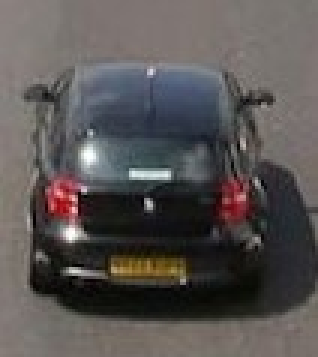
#> input picture images/estrada1.jpg, 106 x 119 px, found by its file name (shown 3 times larger)
$ python bg_remover_openCV.py   (older library calls are emulated)
#> lines starting #> are read from the running program, lines starting #| are printed output that depends on the picture; after the words box and inside, x2 and y2 are one past the last pixel; in counts of white or black regions, pixels touching at a corner belong together
import numpy as np
import cv2
import matplotlib.pyplot as plt

img = cv2.imread('estrada1.jpg')
#> img is the input picture: shape (119, 106, 3); mean B, G, R 83.2, 84.5, 89

blurred = cv2.GaussianBlur(img, (3, 3), 0)


def edgedetect(channel):
    sobelX = cv2.Sobel(channel, cv2.CV_16S, 1, 0)
    sobelY = cv2.Sobel(channel, cv2.CV_16S, 0, 1)
    sobel = np.hypot(sobelX, sobelY)

    sobel[sobel > 255] = 255
    return sobel

def findSignificantContours (img, edgeImg):
    contours, hierarchy = cv2.findContours(edgeImg, cv2.RETR_TREE, cv2.CHAIN_APPROX_SIMPLE)

    # Find level 1 contours
    level1 = []
    for i, tupl in enumerate(hierarchy[0]):
        # Each array is in format (Next, Prev, First child, Parent)
        # Filter the ones without parent
        if tupl[3] == -1:
            tupl = np.insert(tupl, 0, [i])
            level1.append(tupl)

    significant = []
    tooSmall = edgeImg.size * 5 / 100 # If contour isn't covering 5% of total area of image then it probably is too small
    for tupl in level1:
        contour = contours[tupl[0]];
        area = cv2.contourArea(contour)
        if area > tooSmall:
            significant.append([contour, area])

            # Draw the contour on the original image
            cv2.drawContours(img, [contour], 0, (0,255,0),2, cv2.LINE_AA, maxLevel=1)

    significant.sort(key=lambda x: x[1])
    #print ([x[1] for x in significant]);
    return [x[0] for x in significant];

edgeImg = np.max( np.array([ edgedetect(blurred[:,:, 0]), edgedetect(blurred[:,:, 1]), edgedetect(blurred[:,:, 2]) ]), axis=0 )
#> in edgedetect, `sobel[sobel > 255] = 255`: sobel: shape (119, 106) float32; min 0, max 255, mean 45.6
#> in edgedetect (call 2), `sobel[sobel > 255] = 255`: sobel: shape (119, 106) float32; min 0, max 255, mean 46.9
#> in edgedetect (call 3), `sobelX = cv2.Sobel(channel, cv2.CV_16S, 1, 0)`:
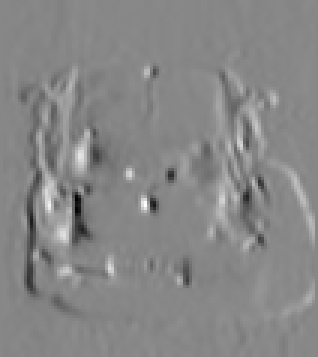
#> sobelX: shape (119, 106) int16 (shown 3 times larger); min -501, max 441, mean -1.9; drawn with min black and max white
#> in edgedetect (call 3), `sobelY = cv2.Sobel(channel, cv2.CV_16S, 0, 1)`:
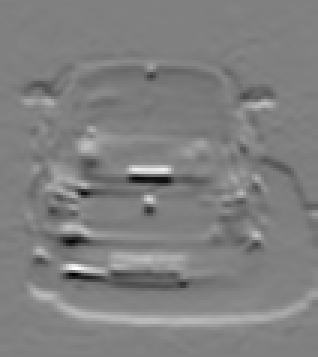
#> sobelY: shape (119, 106) int16 (shown 3 times larger); min -511, max 503, mean -0.4; drawn with min black and max white
#> in edgedetect (call 3), `sobel = np.hypot(sobelX, sobelY)`:
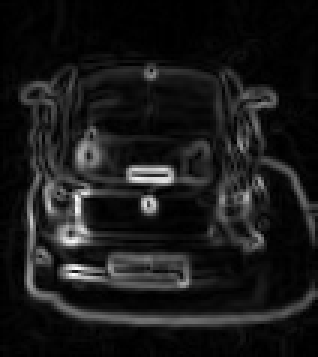
#> sobel: shape (119, 106) float32 (shown 3 times larger); min 0, max 515.6, mean 51.7; drawn with min black and max white
#> in edgedetect (call 3), `sobel[sobel > 255] = 255`:
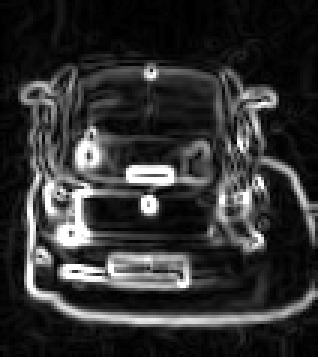
#> sobel: shape (119, 106) float32 (shown 3 times larger); 2.41% of pixels changed, all inside (x1, y1, x2, y2) = (9, 24, 88, 98)
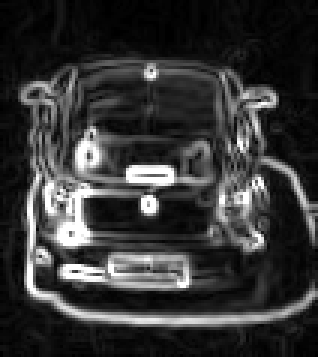
#> edgeImg: shape (119, 106) float32 (shown 3 times larger); min 0, max 255, mean 53.7


mean = np.mean(edgeImg)
#> mean = 53.72
# Zero any value that is less than mean. This reduces a lot of noise.
edgeImg[edgeImg <= mean] = 0
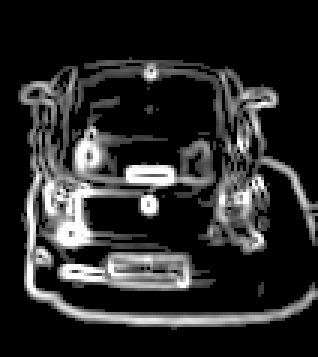
#> edgeImg: shape (119, 106) float32 (shown 3 times larger); min 0, max 255, mean 41.4
#kernel = cv2.getStructuringElement(cv2.MORPH_CROSS,(3,3))
#edgeImg = cv2.morphologyEx(edgeImg, cv2.MORPH_OPEN, kernel)

edgeImg_8u = np.asarray(edgeImg, np.uint8)

# Find contours
significant = findSignificantContours(img, edgeImg_8u)
#> in findSignificantContours, `contours, hierarchy = cv2.findContours(edgeImg, cv2.RETR_TREE, cv2.CHA..`: contours = 78 contours, 68 with area under 20; largest, box (x1, y1, x2, y2) and area: (6, 19, 106, 110) 5064, (20, 24, 78, 62) 1228, (21, 81, 56, 90) 120, (16, 34, 22, 51) 46, (74, 36, 80, 49) 40
#> the loop in findSignificantContours, `for i, tupl in enumerate(hierarchy[0]):` made 78 passes
#> tupl on passes 1 to 12: [0, 1, -1, -1, -1], [1, 2, 0, -1, -1], [2, -1, 1, 3, -1], [4, -1, -1, 2], [5, 3, -1, 2], [6, 4, -1, 2], [7, 5, -1, 2], [8, 6, -1, 2], [9, 7, -1, 2], [10, 8, -1, 2], [11, 9, -1, 2], [12, 10, -1, 2]
#> after the loop in findSignificantContours, `for i, tupl in enumerate(hierarchy[0]):`: level1 = [[0, 1, -1, -1, -1], [1, 2, 0, -1, -1], [2, -1, 1, 3, -1]]
#> the loop in findSignificantContours, `for tupl in level1:` made 3 passes
#> (tupl, area) on pass 3: ([2, -1, 1, 3, -1], 5064.5)
#> after the loop in findSignificantContours, `for tupl in level1:`:
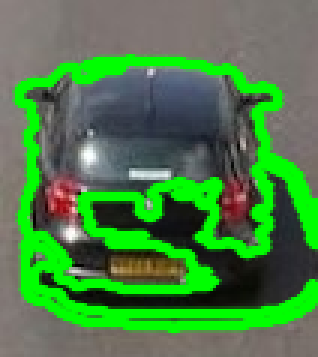
#> img: shape (119, 106, 3) (shown 3 times larger); mean B, G, R 68.8, 127.7, 73.4
#> after the loop in findSignificantContours, `for tupl in level1:`: significant = 1 item
#> significant = 1 contour; box (x1, y1, x2, y2) and area: (6, 19, 106, 110) 5064

print(significant)
#> (printed output is left out)

plt.imshow(img)
plt.show(block=True)
